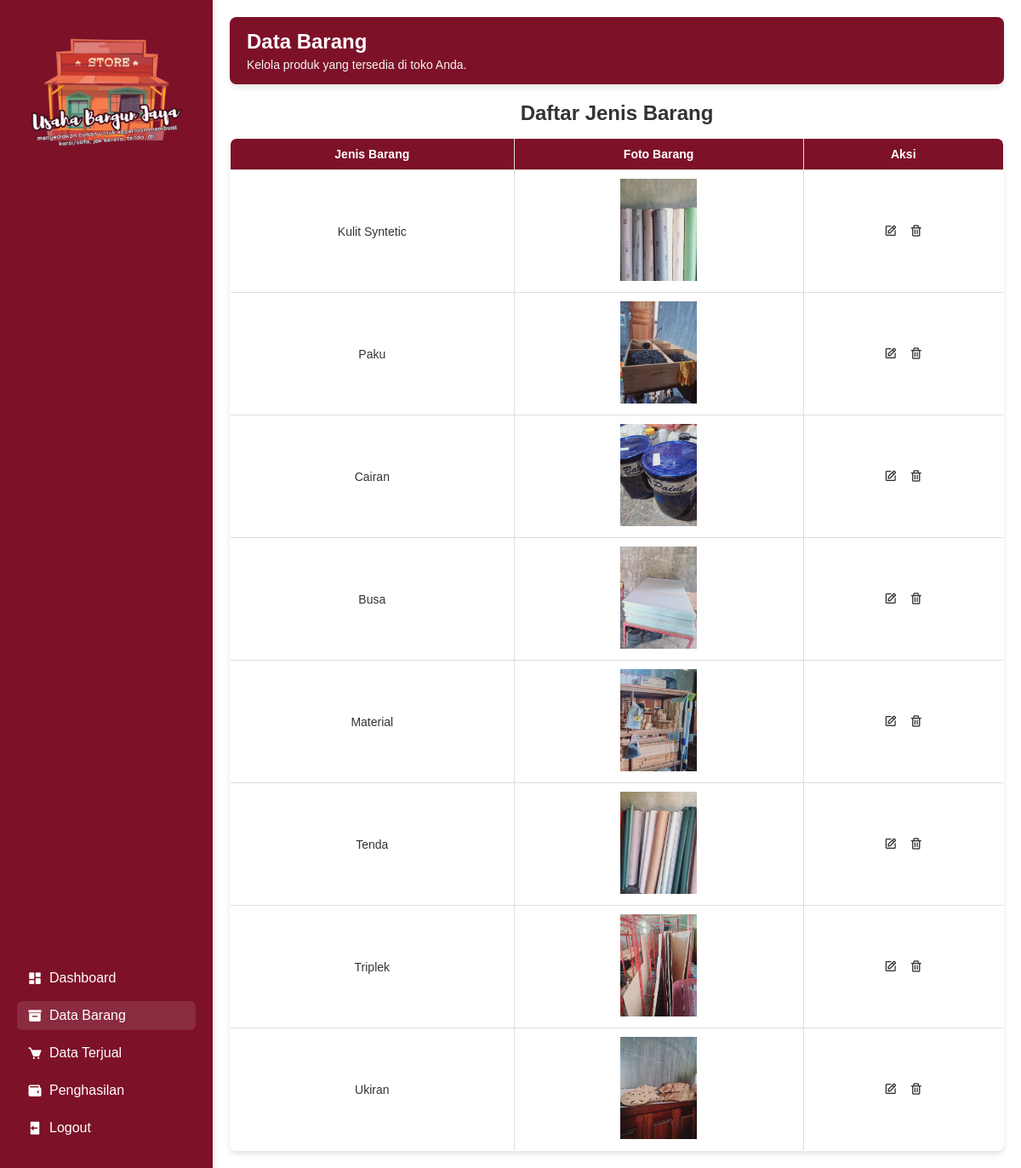
The app's page /pemwebakhir/admin/lihat_jenis.php with its own data.
### tables this page shows
CREATE TABLE `jenis` (
  `id_jenis` int(11) NOT NULL,
  `jenis_barang` varchar(15) NOT NULL,
  `foto_barang` varchar(30) NOT NULL
);

### pemwebakhir/admin/lihat_jenis.php (the view, shortened to what this page needs)
<!DOCTYPE html>
<html lang="id">
<head>
    <link rel="stylesheet" href="../css/dashboard.css">
    <link rel="stylesheet" href="../css/read.css">
    <link href='https://unpkg.com/boxicons@2.1.4/css/boxicons.min.css' rel='stylesheet'>
</head>
<body>
<div class="sidebar">
        <div class="logo">
            <img src="../css/logo.png" alt="Logo Usaha Bangun Jaya" class="logo-img">
        </div>
        <ul>
            <li><a href="dashboard.php"><i class='bx bxs-dashboard'></i> Dashboard</a></li>
            <li><a href="data.php" class="active"><i class='bx bxs-box'></i> Data Barang</a></li>
            <li><a href="pesanan.php"><i class='bx bxs-cart'></i> Data Terjual</a></li>
            <li><a href="penghasilan.php"><i class='bx bxs-wallet'></i> Penghasilan</a></li>
            <li><a href="../logout_proses.php"><i class='bx bxs-log-out'></i> Logout</a></li>
        </ul>
    </div>
    <div class="main-content">
        <header>
            <h1>Data Barang</h1>
            <p>Kelola produk yang tersedia di toko Anda.</p>
        </header>
        <div class="jenis_barang">
            <center>
            <h2>Daftar Jenis Barang</h2>
            <table border="1" cellspacing="0" cellpadding="10">
                <tr>
                    <th>Jenis Barang</th>
                    <th>Foto Barang</th>
                    <th>Aksi</th>
                </tr>
                <tr>
                    <?php
                        include '../koneksi.php';
                        $data = mysqli_query($conn, "SELECT * FROM jenis;");
                        while($a = mysqli_fetch_array($data)){
                    ?>
                    <td><?php echo $a['jenis_barang'];?></td>
                    <td><?php echo "<img src='../foto/".$a['foto_barang']."' style='width:90px;height:120px;'>"; ?></td>
                    <td><a href="edit_jenis.php?id_jenis=<?php echo $a['id_jenis']; ?>"><i class='bx bx-edit'></i></a>
                        <a href="delete_jenis.php?id_jenis=<?php echo $a['id_jenis']; ?>"><i class='bx bx-trash'></i></a></td>
                </tr>
                    <?php
                        }
                    ?>
            </table>
            </center>
        </div>
    </div>
</body>
</html>

### pemwebakhir/css/dashboard.css (style rules this page uses)
* { margin: 0; padding: 0; box-sizing: border-box; font-family: 'Poppins', sans-serif; }
body { display: flex; min-height: 100vh; color: #333; background-color: #f8f9fa; }
.sidebar { width: 250px; background-color: #7D1128; color: #fff; display: flex; flex-direction: column; justify-content: space-between; position: fixed; height: 100%; padding: 20px 0; box-shadow: 2px 0 5px rgba(0, 0, 0, 0.1); }
.sidebar .logo { text-align: center; margin-bottom: 20px; }
.sidebar .logo img { width: 180px; height: auto; margin-bottom: 10px; }
.sidebar ul { list-style: none; padding: 0 20px; }
.sidebar ul li { margin: 10px 0; }
.sidebar ul li a { text-decoration: none; color: #fff; display: flex; align-items: center; padding: 8px 12px; border-radius: 6px; transition: 0.3s; }
.sidebar ul li a:hover, .sidebar ul li a.active { background-color: #8a2b3f; color: #fff; }
.sidebar ul li a i { font-size: 18px; margin-right: 8px; }
.main-content { margin-left: 250px; width: calc(100% - 250px); padding: 20px; background-color: #fff; }
header { background-color: #7D1128; padding: 15px 20px; border-radius: 8px; box-shadow: 0 4px 6px rgba(0, 0, 0, 0.1); margin-bottom: 20px; color: #fff; }
header h1 { font-size: 24px; margin-bottom: 5px; }
header p { font-size: 14px; color: #f5f5f5; }
table { width: 100%; border-collapse: collapse; margin-top: 15px; background-color: #fff; border-radius: 8px; overflow: hidden; box-shadow: 0 4px 6px rgba(0, 0, 0, 0.1); }
th, td { padding: 10px 15px; text-align: center; border: 1px solid #ddd; font-size: 14px; }
th { background-color: #7D1128; color: #fff; }
td a i { color: #333; font-size: 16px; margin: 0 5px; transition: color 0.3s; }

### pemwebakhir/css/read.css (style rules this page uses)
tr, th, td { text-align: center; padding: 10px; }

### records on screen
jenis: jenis_barang "Kulit Syntetic", foto_barang (picture)
jenis: jenis_barang "Paku", foto_barang (picture)
jenis: jenis_barang "Cairan", foto_barang (picture)
jenis: jenis_barang "Busa", foto_barang (picture)
jenis: jenis_barang "Material", foto_barang (picture)
jenis: jenis_barang "Tenda", foto_barang (picture)
jenis: jenis_barang "Triplek", foto_barang (picture)
jenis: jenis_barang "Ukiran", foto_barang (picture)
